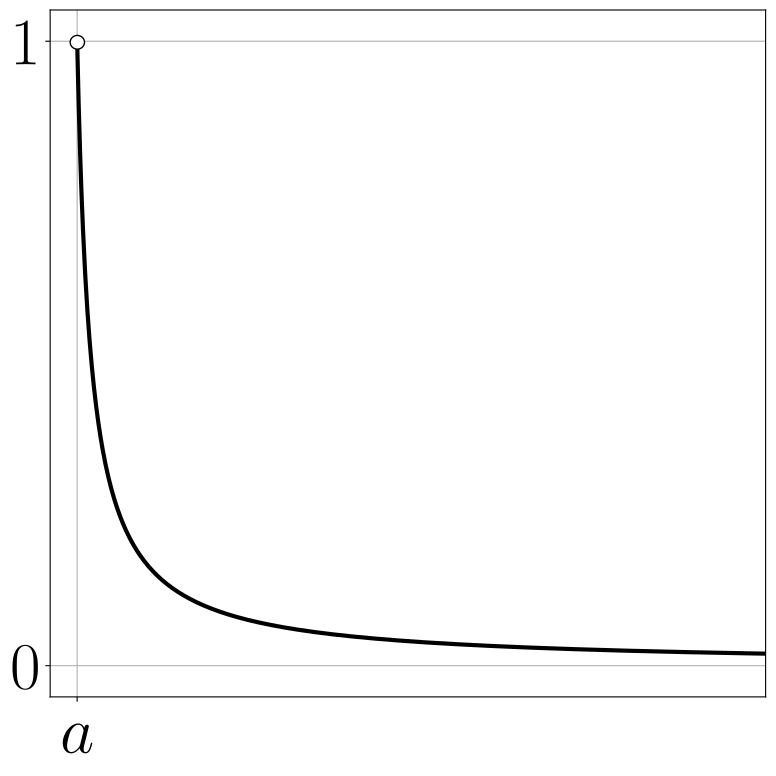

This figure's Python source:
import numpy as np, matplotlib.pyplot as plt
from matplotlib import rcParams
from pathlib import Path

rcParams['font.size'] = 48
rcParams['text.usetex'] = True

fig = plt.figure(figsize=(9,9))
ax = fig.add_subplot()

x = np.linspace(1, 55, 1000)
y = 1 / x

ax.grid()
ax.set_axisbelow(True)
ax.plot(x, y, color='black', linewidth=3)

ax.add_patch(plt.Circle((0.038, 0.953), 0.01, transform=ax.transAxes, facecolor='white', edgecolor='black', linewidth=1, zorder=2))

ax.set_xlim(-1, 52)
ax.set_ylim(-0.05, 1.05)
ax.set_xticks(ticks=[1], labels=['$a$'])
ax.set_yticks(ticks=[0, 1])

plt.tight_layout()

plt.savefig(Path(__file__).with_suffix('.pdf'), format="pdf", bbox_inches="tight")
#plt.show()
